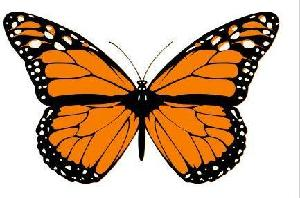
#> input picture MachineLearning/1_LinearClassifierstoSVM/animals10classes/butterfly/image_0001.jpg, 300 x 198 px, found by its file name
$ jupyter execute --allow-errors '2023-2024-From Linear Classifiers to SVMs-sv.ipynb'
#> lines starting #> are read from the running program, lines starting #| are printed output that depends on the picture
#From Linear classifiers to SVMs
** Ecole Centrale Nantes **

** Diana Mateus **

[cell 1]
import os
import numpy as np
import matplotlib.pyplot as plt

#Modules for image processing
import skimage
from skimage import io
from skimage.color import rgb2gray
from skimage.transform import resize

#Modules for machine learning
from sklearn.linear_model import LogisticRegression
from sklearn.svm import SVC
from sklearn.model_selection import GridSearchCV
from sklearn.tree import DecisionTreeClassifier
from sklearn.metrics import roc_curve

#Useful for manual data splitting
import random
from sklearn.utils import shuffle

# 1. Loading and splitting data

**a)** Download the animals10classes dataset from hippocampus, which is a subset of the Caltech 101 dataset (http://www.vision.caltech.edu/Image_Datasets/Caltech101/Caltech101.html). The animals subset is composed of images belonging to one among 10 classes. Run the code bellow to check images and labels are read correctly and store the name of the classes in the list ```labelNamesAll```. If present after unziping the dataset, remove the _MACOSX directory as it is not needed.

[cell 2]
# Uncomment if using COLAB  (and comment next cell)
#from google.colab import drive
#drive.mount('/content/drive')
#IMDIR = ('/content/drive/MyDrive/DATA/animals10classes')

[cell 3]
# Uncomment if running locally (comment if running in COLAB)
# Change with your own path
#IMDIR = '//data-pfe/overnet2022/EI2/APSTA/TP2/animals10classes/'
IMDIR = '//data-pfe/dchounlamo2022/CENTRALE_EI2/APSTA/animals10classes/'

# For Windows OS use IMIDR=r'/Users/dianamateus/DATA/101Caltech/animals10classes/'

[cell 4]
#Keep4students
def loadImagesAndLabels(IMDIR):
  #This function glances through all subdirectories in IMDIR,
  #and creates a list of the subdirectory names, which will be
  #used as labels for all the images within.The function returns
  #the list of labels
  #
  #If the function returns an empty list, it is likely that IMDIR
  #is not defined correctly. In that case uncomment the lines below
  #to check the files that are actually being read.

  labelNamesAll = []

  for root, dirnames, filenames in os.walk(IMDIR):
      labelNamesAll.append(dirnames)
      # [5 lines of commented-out code are left out]

  labelNamesAll = labelNamesAll[0]
  return labelNamesAll

#Call the function and
#print the list of all labels/subdirectories
labelNamesAll = loadImagesAndLabels(IMDIR)
print(labelNamesAll)

**b).** Use the BuildDataset function to create a reduced dataset. In this notebook we will notably deal with binary classification problems. Print the sizes of the data matrix X and the label vector Y. Print as well the retained list of labels and the content of Y.

[cell 5]
#Keep4students
def buildDataset (IMDIR,labelNamesAll,K=2,N=100,imHeight=100,imWidth=100,seed=50):
    #This function builds the data matrix from (a subset) of the label list.
    #Images are read using a composition of the path and the label list.
    #Parameters of this functions are:
    # K : the number of classes to consider
    # N : the maximum number of images to read from each category (the number
    #    of images per label is variable).
    # imHeight,imWidth: define the size of the target image. All read images
    #                  are resized to imHeight x imWidth
    # seed : fixes the random seed to be able to reproduce the results.
    # The function returns the data matrix X and the label vector Y.
    # Ideally, the X matrix will be of size (KxN)x(ImHeight x ImWidth) but
    # the number of rows will be less if there number of images in a given
    # category is smaller than N

#> called with K = 2, N = 100, imHeight = 100, imWidth = 100, seed = 50
    X = np.zeros([K*N,imHeight*imWidth]) #data matrix, one image per row
    Y = -np.ones([K*N,1]) #label indices initiallized to -1
    labelNames = [] #list of retained categories

    random.seed(a=seed) #comment to make each run random

    globalCount = 0 #counts the actual number of images copied to the datamatrix

    # Iterate over the number of classes
    for i in range(K):
        #Randomly choose a new category
        while True:
            lab = random.randint(0,len(labelNamesAll)-1)
            if lab not in labelNames:
                break

        #define the path to read the images of the chosen label.
        #folders are named after the class label, print the chosen label
        filedir = os.path.join(IMDIR,labelNamesAll[lab])
        print('The chosen label ',i, ' is ',labelNamesAll[lab])
        print('It will be read in',filedir)

        #save the name of the class in labelNames
        labelNames.append(labelNamesAll[lab])

        #walk through the files of the label folder,
        #read images in grayscale and resize them
        #flatten the images to a vector
        #copy each image to one row of the data matrix
        #use classCount to retain at most N images per class
        #use globalCount to keep track of the total number of images
        classCount = 0
        for filename in os.listdir(filedir):
            f = os.path.join(filedir, filename)
            if f.endswith(('.jpg')) and (classCount < N):
                image = skimage.io.imread(f, as_gray=True)
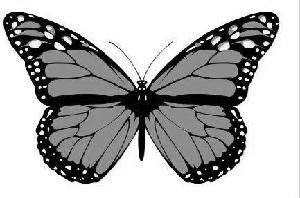
#> image: shape (198, 300) float64; min 0, max 1, mean 0.684
                image = skimage.transform.resize(image, [imHeight,imWidth],mode='constant')#,anti_aliasing=True)
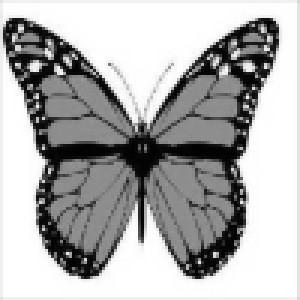
#> image: shape (100, 100) float64 (shown 3 times larger); min 0.00483, max 1, mean 0.682
                X[globalCount,:] = image.flatten()
                Y[globalCount,:] = i
                globalCount += 1
                classCount += 1

    #Remove the unused entries of X and Y
    print("Total number of samples",globalCount)
    X = X[:globalCount,:]
    Y = Y[:globalCount,:]

    return X,Y,labelNames
